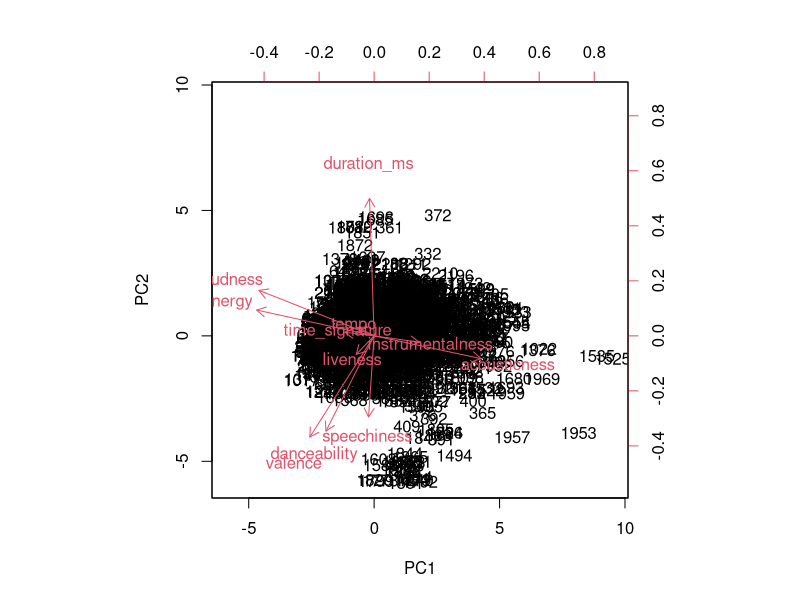
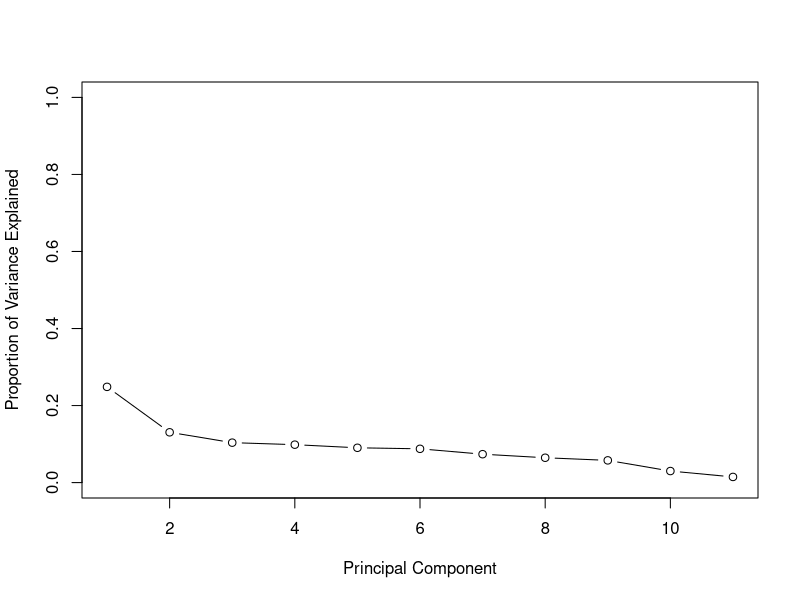
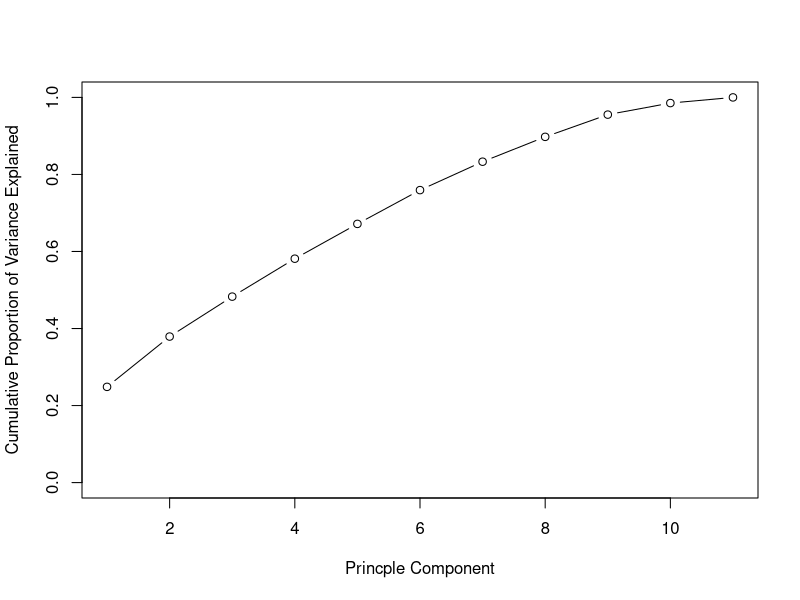
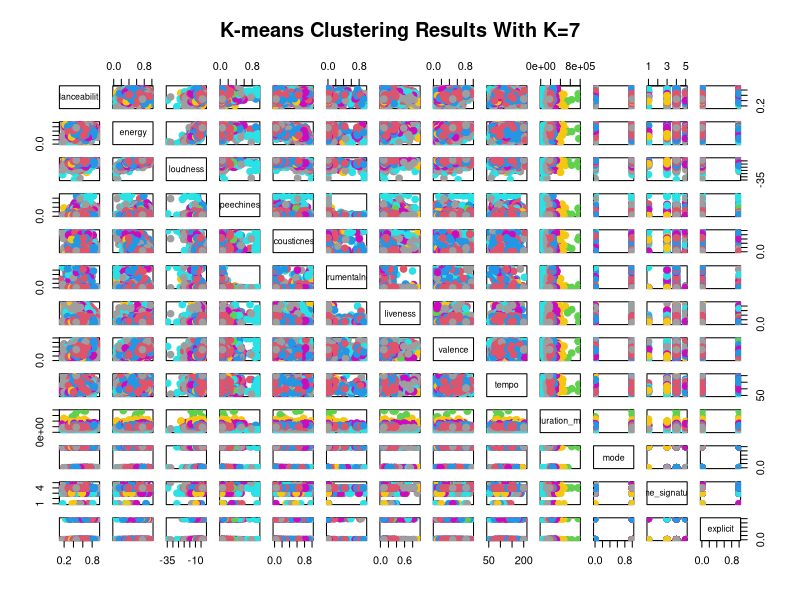
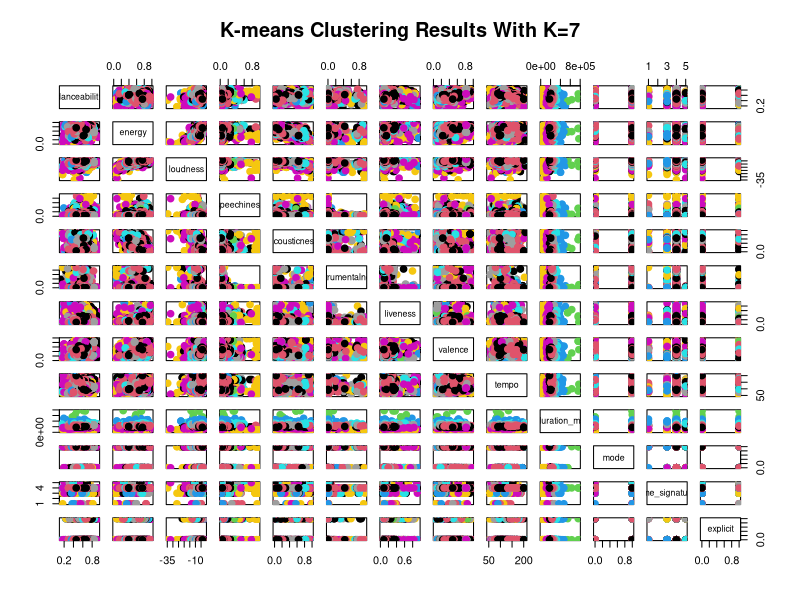
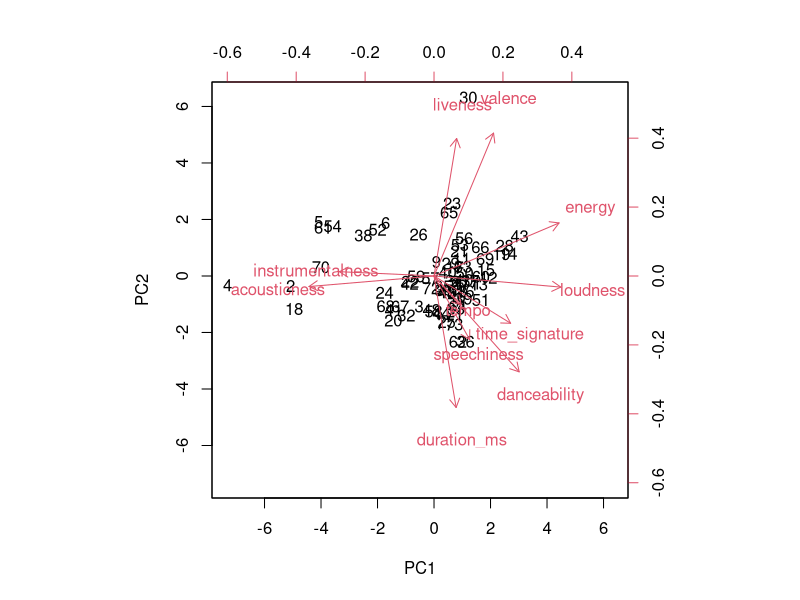
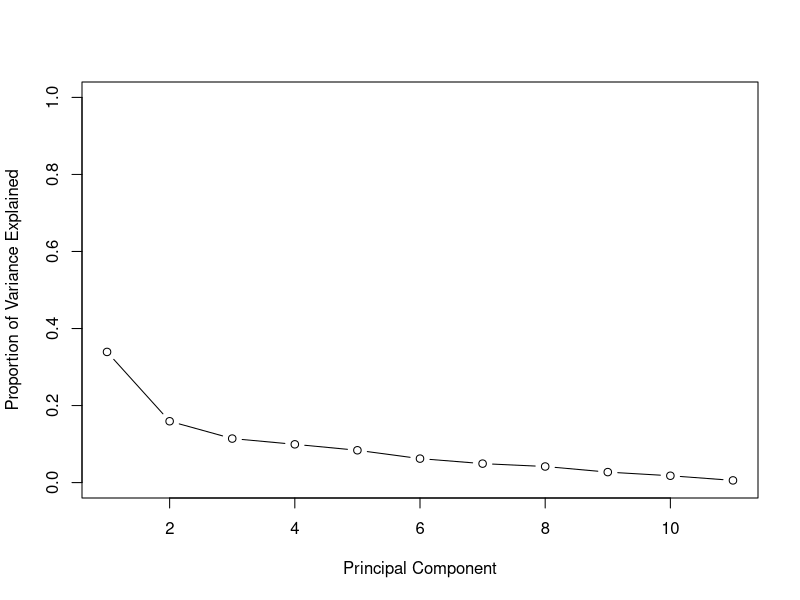
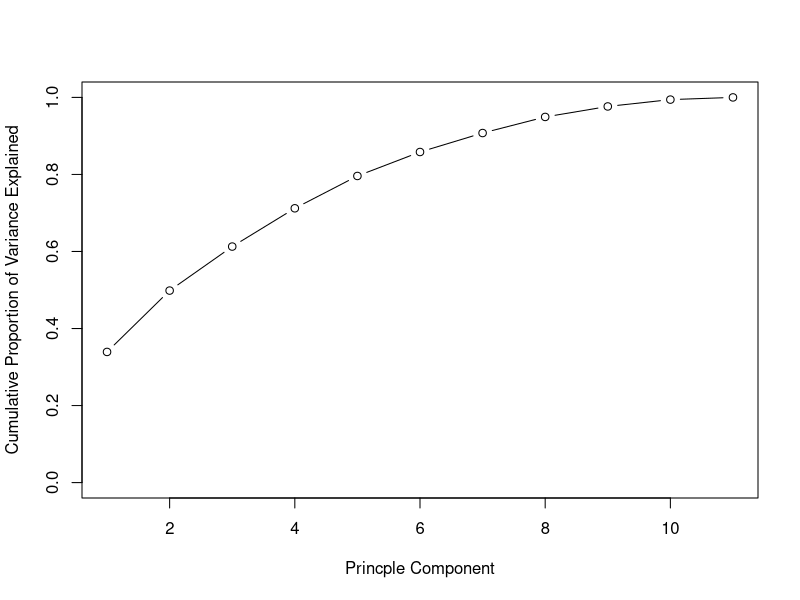

Write the R code that produced these figures, in order. (Note: this script raises an error after producing the figures.)
## ---- chunk 1
knitr::opts_chunk$set(echo = TRUE)
## ---- chunk 2
library(tidyverse)
library(readr)
library(here)
library(ggrepel)
library(gganimate)
library(ggplot2)
## ---- chunk 3
all <- read_csv(here("data/all.csv")) 

#only keeping numeric var for pca
all_pca <- all %>%
  select(danceability, energy, loudness, speechiness, acousticness, instrumentalness,
         liveness, valence, tempo, duration_ms, time_signature)

all_cluster <- all %>%
  select(danceability, energy, loudness, speechiness, acousticness, instrumentalness,
         liveness, valence, tempo, duration_ms, mode, time_signature, explicit)
## ---- chunk 4
#PCA
pr.out = prcomp(all_pca, scale = TRUE)

#means
pr.out$center
#standard dev
pr.out$scale
#principal component loading
pr.out$rotation

#biplot
pr.out$rotation = - pr.out$rotation
pr.out$x = - pr.out$x
biplot(pr.out, scale = 0)

#variance of principal components
pr.var = pr.out$sdev^2
pve = pr.var / sum(pr.var)

#principal comp vs var plots
plot(pve, xlab = "Principal Component", ylab = "Proportion of Variance Explained",
     ylim = c(0, 1), type = "b")
plot(cumsum(pve), xlab = "Princple Component", ylab = "Cumulative Proportion of Variance Explained",
     ylim = c(0, 1), type = "b")
## ---- chunk 5
#k means with k = 7
km.out = kmeans(all_cluster, centers = 7, nstart = 50)
plot(all_cluster, col = (km.out$cluster + 1), main = "K-means Clustering Results With K=7",
     pch = 20, cex = 2)

#k means with k = 8
km.out1 = kmeans(all_cluster, centers = 8, nstart = 50)
plot(all_cluster, col = (km.out1$cluster + 1), main = "K-means Clustering Results With K=7",
     pch = 20, cex = 2)
## ---- chunk 6
#clustering with albums, not individual songs
album_pca <- all %>%
  group_by(album_name) %>%
  summarize(danceability = mean(danceability),
         energy = mean(energy),
         loudness = mean(loudness), 
         speechiness = mean(speechiness), 
         acousticness = mean(acousticness), 
         instrumentalness = mean(instrumentalness),
         liveness = mean(liveness), 
         valence = mean(valence), 
         tempo = mean(tempo), 
         duration_ms = mean(duration_ms), 
         time_signature = mean(time_signature)) %>%
  select(-album_name)

album_PCA_titles <- all %>%
  group_by(album_name) %>%
  summarize(danceability = mean(danceability),
         energy = mean(energy),
         loudness = mean(loudness), 
         speechiness = mean(speechiness), 
         acousticness = mean(acousticness), 
         instrumentalness = mean(instrumentalness),
         liveness = mean(liveness), 
         valence = mean(valence), 
         tempo = mean(tempo), 
         duration_ms = mean(duration_ms), 
         time_signature = mean(time_signature)) %>%
  mutate(artist = case_when(
    album_name %in% c("Taylor Swift", "Fearless", "Speak Now", "Red", "1989",
                      "reputation", "Lover", "folklore", "evermore") ~ "Taylor Swift",
    album_name %in% c("Yours Truly", "My Everything", "Dangerous Woman", "thank u, next",
                      "Sweetener", "Positions") ~ "Ariana Grande",
    album_name %in% c("Yellow Submarine Soundtrack", "Live At The Hollywood Bowl", 
                      "The Beatles") ~ "The Beatles",
    album_name == "Honeymoon" ~ "Beach Bunny",
    album_name %in% c("True Romance", "SUCKER", "Number 1 Angel", "Pop 2",
                      "Charli", "how i'm feeling now") ~ "Charli XCX",
    album_name %in% c("Wide Open Spaces", "Fly", "Home", "Taking the Long Way",
                      "Gaslighter") ~ "The Chicks",
    album_name %in% c("Tug of War", "Kiss", "Emotion", "EMOTION SIDE B +", "Dedicated",
                      "Dedicated Side B") ~ "Carly Rae Jepsen",
    album_name %in% c("So Far Gone", "Thank Me Later", "Take Care", "Nothing Was The Same",
                      "If You're Reading This It's Too Late", "What A Time To Be Alive", "Views",
                      "More Life", "Scorpion", "Care Package", "Dark Lane Demo Tapes") ~ "Drake",
    album_name %in% c("Dua Lipa", "Future Nostalgia") ~ "Dua Lipa",
    album_name %in% c("Wasteland, Baby!", "Hozier") ~ "Hozier",
    album_name %in% c("For Emma, Forever Ago", "Bon Iver", "22, A Million", "i,i") ~ "Bon Iver",
    album_name %in% c("The College Dropout", "Late Registration", "Graduation", "808s & Heartbreak",
                      "My Beautiful Dark Twisted Fantasy", "Watch The Throne", "Yeezus",
                      "The Life Of Pablo", "ye", "KIDS SEE GHOSTS", "JESUS IS KING") ~ "Kanye",
    album_name %in% c("Pure Heroine", "Melodrama") ~ "Lorde",
    album_name %in% c("Wednesday Morning, 3 A.M.", "Parsley, Sage, Rosemary And Thyme", "Bookends",
                      "The Graduate", "Bridge Over Troubled Water") ~ "Simon & Garfunkel"
    
  ))

## ---- chunk 7
#pca with albums
pr.out_album = prcomp(album_pca, scale = TRUE)

#means
pr.out_album$center
#standard dev
pr.out_album$scale
#principal component loading
pr.out_album$rotation

#biplot
pr.out_album$rotation = - pr.out_album$rotation
pr.out_album$x = - pr.out_album$x
biplot(pr.out_album, scale = 0)

#variance of principal components
pr.var_album = pr.out_album$sdev^2
pve_album = pr.var_album / sum(pr.var_album)

#principal comp vs var plots
plot(pve_album, xlab = "Principal Component", ylab = "Proportion of Variance Explained",
     ylim = c(0, 1), type = "b")
plot(cumsum(pve_album), xlab = "Princple Component", ylab = "Cumulative Proportion of Variance Explained",
     ylim = c(0, 1), type = "b")

#pca graphs
pca_rotations <- data.frame(pr.out_album$rotation)
pca_rotations$variables <- rownames(pca_rotations)
PC1graph <- 
  ggplot(data = pca_rotations, mapping = aes(x = variables, y = PC1, 
                                          fill = variables)) +
  geom_col() +
  coord_flip() +
  labs(title = "Production: Simple vs. Embellished") +
  theme(legend.position = "none")
PC1graph

PC2graph <- 
  ggplot(data = pca_rotations, mapping = aes(x = variables, y = PC2, 
                                          fill = variables)) +
  geom_col() +
  coord_flip() +
  theme(legend.position = "none") +
  labs(title = "Rhythm vs. Energy")
PC2graph

PC3graph <- 
  ggplot(data = pca_rotations, mapping = aes(x = variables, y = PC3, 
                                          fill = variables)) +
  geom_col() +
  coord_flip() +
  theme(legend.position = "none")
PC3graph

pca_titles <- as.data.frame(pr.out_album$x)
pca_titles$album_name <- album_PCA_titles$album_name
pca_titles$artist <- album_PCA_titles$artist

taylor_pca <- ggplot(pca_titles, aes(x = PC1, y = PC2)) +
  geom_point(alpha = .3) +
  geom_text_repel(data = subset(pca_titles, artist == "Taylor Swift"),
            aes(label = album_name)) +
  geom_point(data = subset(pca_titles, artist == "Taylor Swift"), 
             mapping = aes(x = PC1, y = PC2),
             alpha = .7, color = "purple2") +
  ylab("Rhythm vs. Energy") +
  xlab("Production: Simple vs Embellished")
taylor_pca

p_pca_album <- ggplot(pca_titles, aes(x = PC1, y = PC2)) +
  geom_text(data = pca_titles, aes(label = album_name, y = PC2 + .2)) +
  xlab("Production: Simple vs Embellished") +
  ylab("Rhythm vs Energy") +
  transition_states(artist, transition_length = 5)
animate(p_pca_album, fps = 0.5) + 
  ggtitle('Artist: {closest_state}')
## ---- chunk 8
##clustering with albums
#choosing k
n_pca <- as_tibble(pr.out_album$x[, 1:3])
n_clusters_kmeans1<-kmeans(n_pca, centers = 1, nstart = 20)
n_clusters_kmeans2<-kmeans(n_pca, centers = 2, nstart = 20)
n_clusters_kmeans3<-kmeans(n_pca, centers = 3, nstart = 20)
n_clusters_kmeans4<-kmeans(n_pca, centers = 4, nstart = 20)
n_clusters_kmeans5<-kmeans(n_pca, centers = 5, nstart = 20)
n_clusters_kmeans6<-kmeans(n_pca, centers = 6, nstart = 20)
kmeansvariation <- tibble("K" = 1:6,
                              "SS" = c(n_clusters_kmeans1$tot.withinss,
                                       n_clusters_kmeans2$tot.withinss,
                                       n_clusters_kmeans3$tot.withinss,
                                       n_clusters_kmeans4$tot.withinss,
                                       n_clusters_kmeans5$tot.withinss,
                                       n_clusters_kmeans6$tot.withinss))

ggplot(data = kmeansvariation, mapping = aes(x = K, y = SS)) +
  geom_line() +
  geom_point() +
  labs(title = "K means scree plot")

#complete linkage plot
n_pca_dist <- dist(n_pca)
distmatrix <- as.matrix(n_pca_dist)
n_clusters_hier<-hclust(dist(n_pca))
plot(n_clusters_hier, xlab = "", ylab = "", sub = "", 
     main = "Complete Linkage")

#cut = 4
n_clusters_hier_cut <- cutree(n_clusters_hier, 4)

n_pca_kmeans <- n_pca %>% mutate(cluster = n_clusters_kmeans4$cluster)
n_pca_hier <- n_pca %>% mutate(cluster = n_clusters_hier_cut)

ggplot(n_pca_kmeans, aes(x = PC1, y = PC2,
                          color = as.factor(cluster))) + 
  geom_point(alpha = .6) +
  labs(title = "kmeans clustering")

ggplot(n_pca_hier, aes(x = PC1, y = PC2, 
                        color = as.factor(cluster))) +
  geom_point(alpha = .6) +
  labs(title = "hierarchical clustering")
## ---- chunk 9
#saving data for dashboard
write_csv(pca_rotations, file = "pca_rotations.csv")
write_csv(pca_titles, file = "pca_titles.csv")
#n_clusters_hier <- as.data.frame(n_clusters_hier)
#write_csv(n_clusters_hier, file = "n_clusters_hier.csv")
write_csv(n_pca_kmeans, file = "n_pca_kmeans.csv")
write_csv(n_pca_hier, file = "n_pca_hier.csv")
